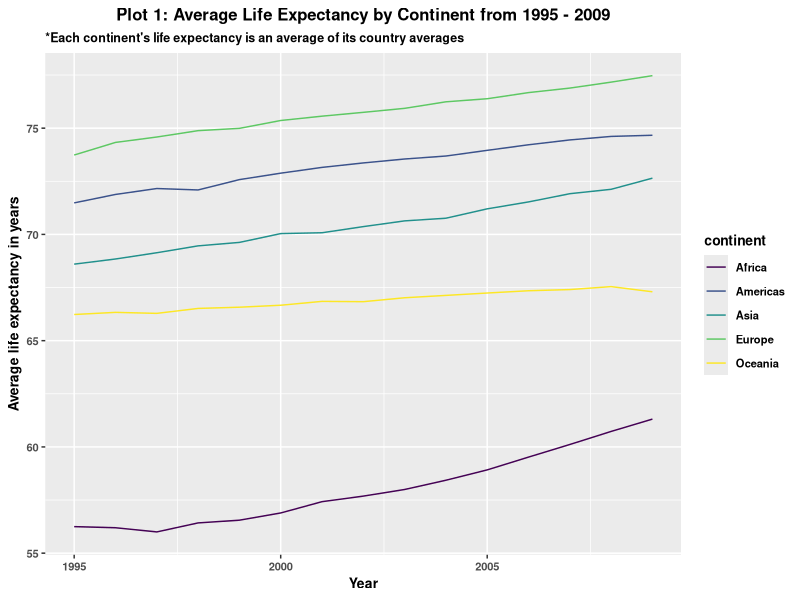
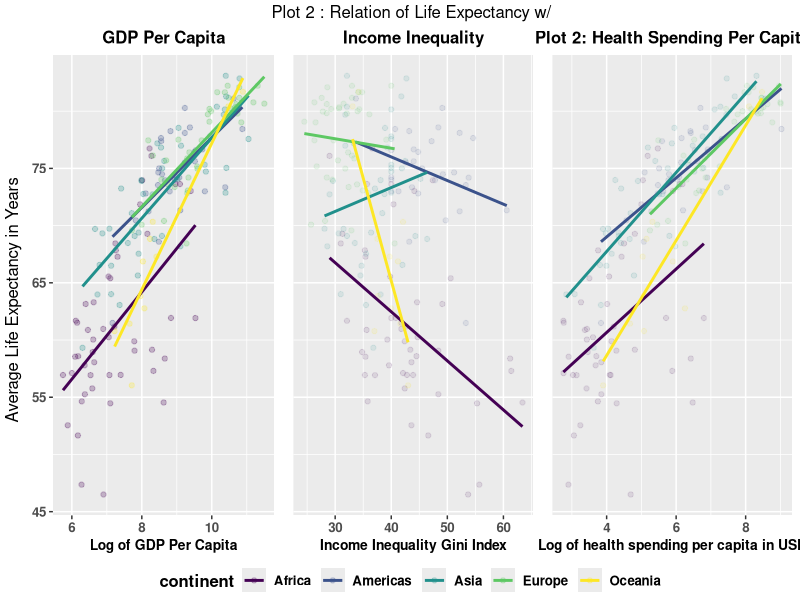
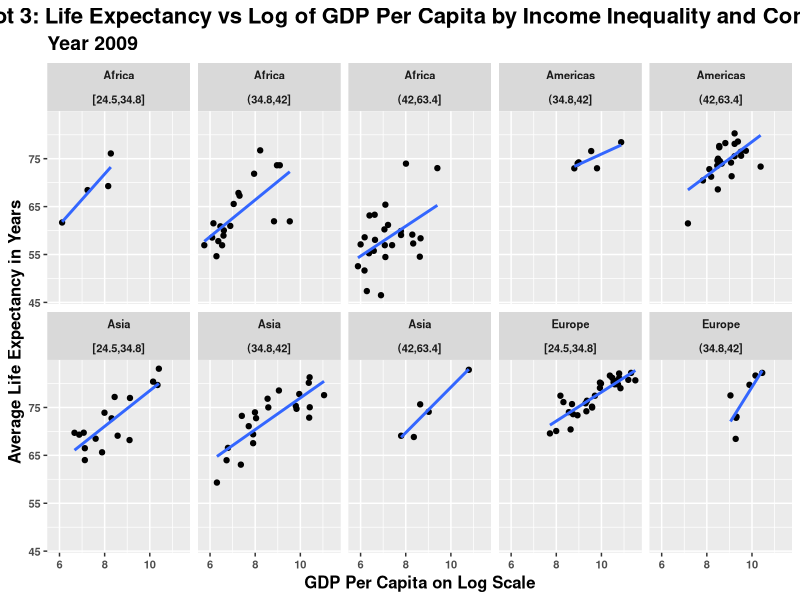
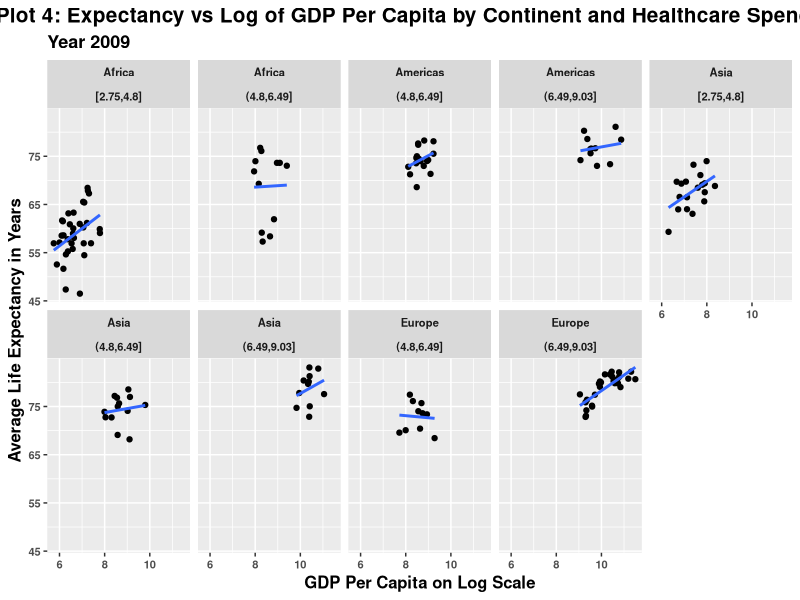
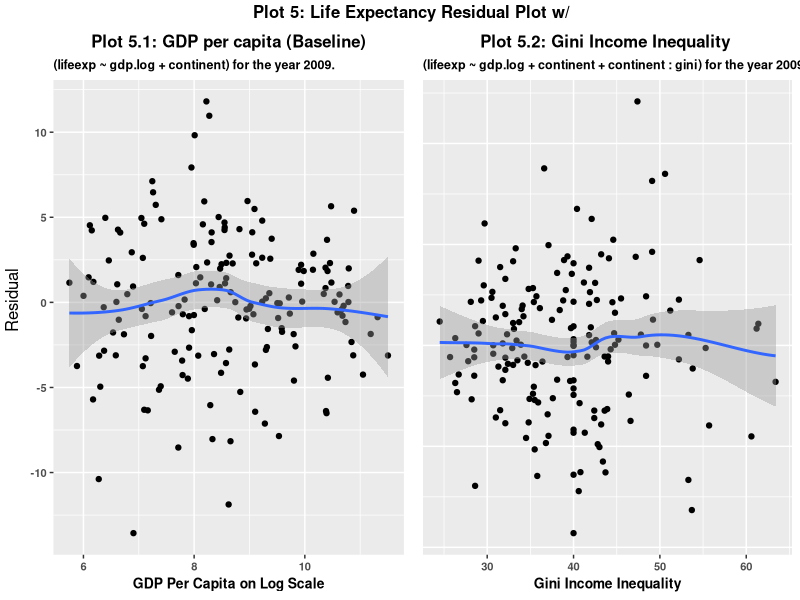
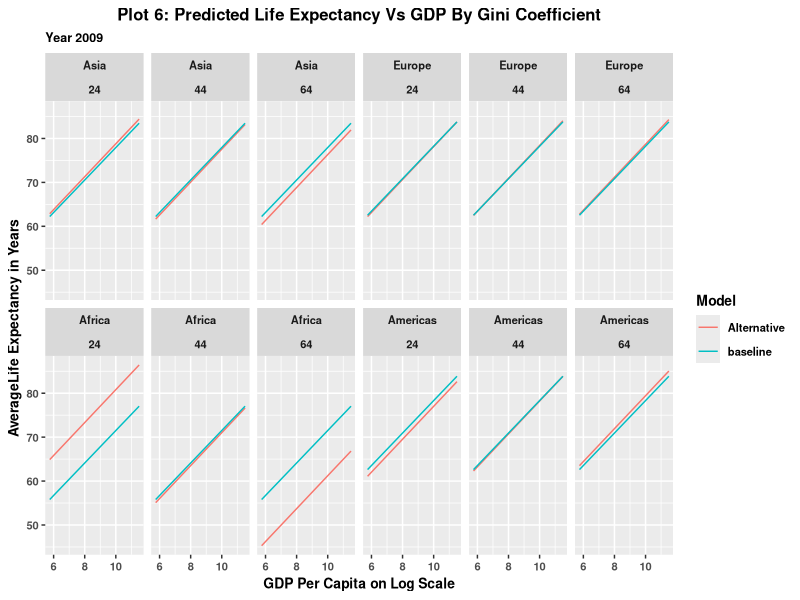
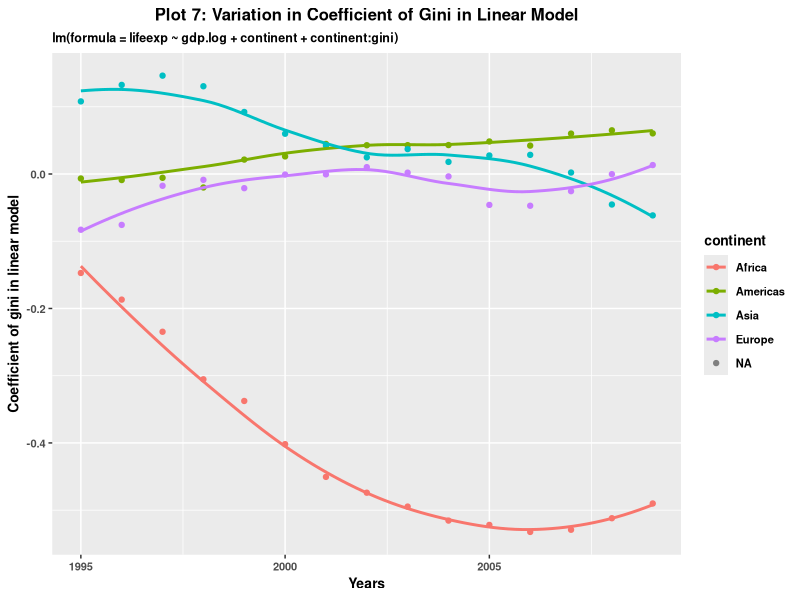
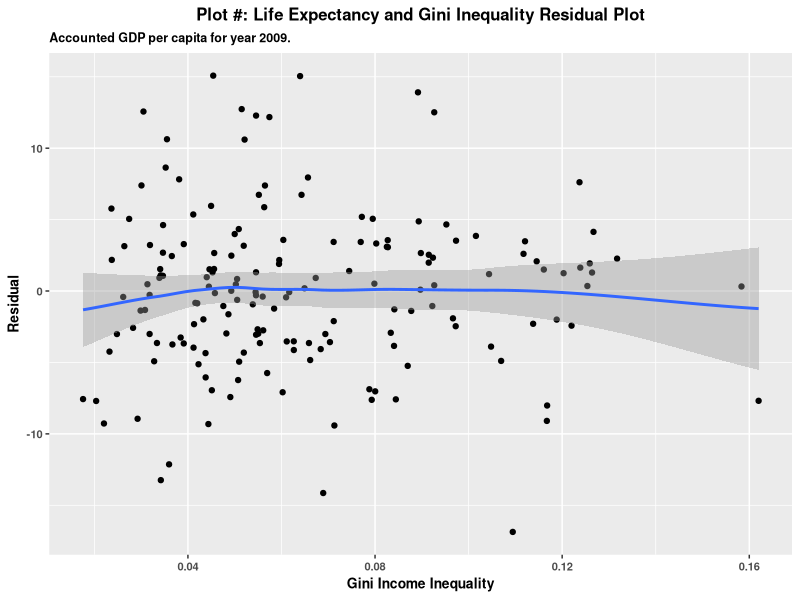

These figures' R source, in order:
## ---- chunk 1
knitr::opts_chunk$set(echo = TRUE)
library(tidyverse)
library(broom)
library(arm)
library(gridExtra)
library(grid)
library(ggpubr)
library(MASS)
cbPalette <- c("darkblue","blue", "deepskyblue3","cyan4","darkturquoise","cornflowerblue","blueviolet","mediumorchid","darkmagenta","deeppink1","darkgoldenrod2","lightsalmon","darkorange2", "chocolate4","black","cornsilk4","darkgrey","darkslategray4")
## ---- chunk 2
continents = read.csv('continents.txt', sep = ' ')

lifeexp = readxl::read_excel('GM-Life Expectancy- Dataset - v11.xlsx', sheet = 'data-for-countries-etc-by-year')

income = readxl::read_excel('_Gini Data - v3 - by Gapminder.xlsx', sheet = 'data-for-countries-etc-by-year')
income = income[,seq(1,4)]

HealthcareSpending <- readxl::read_excel('HealthcareSpending.xlsx')
names(HealthcareSpending)[1] = "name"
names(HealthcareSpending)[2:17] <- as.numeric(names(HealthcareSpending[2:17]), 1)
HealthcareSpending <- HealthcareSpending %>%
  pivot_longer(cols = c(2:17),
               names_to = "time",
               values_to = "spending")

GDPperCapita <- read.csv("gdp_percap.csv", header = TRUE)
names(GDPperCapita)[1] = "name"
names(GDPperCapita)[2:62] <- substring(names(GDPperCapita)[2:62], 2)

GDPperCapita <- GDPperCapita %>%
  pivot_longer(cols = c(2:62),
               names_to = "time",
               values_to = "gdp")
for (i in 1:length(GDPperCapita$gdp)) {
  if (GDPperCapita$gdp[i] == "") {
    GDPperCapita$gdp[i] = NA
  } else if (grepl("k", GDPperCapita$gdp[i])) {
    GDPperCapita$gdp[i] = as.numeric(substr(GDPperCapita$gdp[i], 1, nchar(GDPperCapita$gdp[i])-1)) * 1000
  } else {
    GDPperCapita$gdp[i] = as.numeric(GDPperCapita$gdp[i])
  }
}
GDPperCapita$gdp = as.numeric(GDPperCapita$gdp)
## ---- chunk 3
# Filter data for the period 1995 and 2009.
income = filter(income, time >= 1995 & time <= 2009)
lifeexp = filter(lifeexp, time >= 1995 & time <= 2009)
GDPperCapita = filter(GDPperCapita, time >= 1995 & time <= 2009)
HealthcareSpending = filter(HealthcareSpending, time >= 1995 & time <= 2009)
## ---- chunk 4
# remove any na values 
income = na.omit(income)
lifeexp = na.omit(lifeexp)
HealthcareSpending = na.omit(HealthcareSpending)
GDPperCapita = na.omit(GDPperCapita)
## ---- chunk 5
# merge all the data and create a master table.

gapminder = merge(income, lifeexp, by = c('name', 'time'), all = T)
gapminder = merge(gapminder, HealthcareSpending, by = c('name', 'time'), all = T)
gapminder = merge(gapminder, GDPperCapita, by = c('name', 'time'), all = T)
gapminder = merge(gapminder, continents, by = 'name', all.x = T) 
gapminder = gapminder %>% dplyr::select('continent', 'name', 'time', 'Gini', 'Life expectancy', 'spending', 'gdp')
names(gapminder) = c('continent', 'country', 'year', 'gini', 'lifeexp', 'spending', 'gdp')
gapminder$year = as.numeric(gapminder$year) 
gapminder = na.omit(gapminder)
gapminder$gdp.log = log(gapminder$gdp)
gapminder$spending.log = log(gapminder$spending)
## ---- chunk 6
# Aggregate data at continent level for each year.

gapminder.agg = gapminder %>% group_by(continent, year)  %>%  summarise(gini.agg = mean(gini, na.rm = T), lifeexp.agg = mean(lifeexp, na.rm = T), spending.agg = mean(spending, na.rm = T), gdp.agg = mean(gdp, na.rm = T))
## ---- chunk 7
gapminder.change = gapminder %>% 
  filter(year %in% c(1995, 2009))  %>% 
  arrange(country, year) %>%
  group_by(country) %>%
  mutate(gini.lag = lag(gini), 
         spending.log.lag = lag(spending.log),
         lifeexp.lag = lag(lifeexp),
         gdp.log.lag = lag(gdp.log)
         ) 

gapminder.change = na.omit(gapminder.change)

gapminder.change = gapminder.change %>%
  mutate(gini.change = round((gini-gini.lag)/gini.lag*100,2),
         lifeexp.change = round((lifeexp-lifeexp.lag)/lifeexp.lag*100,2),
         gdp.change = round((gdp.log-gdp.log.lag), 2),
         spending.change = round((spending.log-spending.log.lag), 2)
         )
## ---- chunk 8
ggplot(gapminder.agg, aes(x = year, y = lifeexp.agg, color = continent)) + 
  geom_line()  +
  theme(text = element_text(size = 10, face = "bold"), 
        legend.box.just = "center",
        plot.title = element_text(size = 12, face="bold", hjust = 0.5),
        plot.subtitle = element_text(size = 9),
        axis.title = element_text(size = 10, face="bold"),
        ) + 
  labs(
    title = "Plot 1: Average Life Expectancy by Continent from 1995 - 2009",
    subtitle = "*Each continent's life expectancy is an average of its country averages",
    x = "Year",
    y = "Average life expectancy in years") +
  scale_color_viridis_d()
## ---- chunk 9
# Filter out 2009 and 1995 data for separate analysis
gapminder.2009 = filter(gapminder, year == 2009)
gapminder.1995 = filter(gapminder, year == 1995)
## ---- chunk 10
gg1= ggplot(gapminder.2009, aes(x = gdp.log, y = lifeexp, color = continent)) + 
  geom_point(alpha = 0.25)  +
  geom_smooth(method = 'lm', se = F) + 
  theme(text = element_text(size = 12, face = 'bold'), 
        legend.box.just = "center",
        legend.position = "none",
        axis.title.y = element_blank(),
        plot.title = element_text(size = 12, hjust = 0.5, face = 'bold'),
        plot.subtitle = element_text(size = 9),
        axis.title = element_text(size = 10, face = 'bold'),
        ) + 
  labs(
    title = "GDP Per Capita",
    x = "Log of GDP Per Capita") +
  scale_color_viridis_d()

gg2 = ggplot(gapminder.2009, aes(x = gini, y = lifeexp, color = continent)) +
  geom_point(alpha = 0.1) +
  geom_smooth(method = 'lm', se = F) +
  theme(text = element_text(size = 12, face = 'bold'), 
        legend.box.just = "center",
        legend.position = "none",
        axis.title.y = element_blank(),
        axis.text.y = element_blank(),
        axis.ticks.y = element_blank(),
        plot.title = element_text(size = 12, hjust = 0.5, face = 'bold'),
        plot.subtitle = element_text(size = 9),
        axis.title = element_text(size = 10, face = 'bold'),
        ) + 
  labs(
    title = "Income Inequality",
    x = "Income Inequality Gini Index") +
  scale_color_viridis_d()

gg3 = ggplot(gapminder.2009, aes(x = spending.log, y = lifeexp, color = continent)) +
  geom_point(alpha = 0.1) +
  geom_smooth(method = 'lm', se = F) +
  theme(text = element_text(size = 12, face = 'bold'), 
        legend.box.just = "center",
        legend.position = "none",
        axis.title.y = element_blank(),
        axis.text.y = element_blank(),
        axis.ticks.y = element_blank(),
        plot.title = element_text(size = 12, hjust = 0.5, face = 'bold'),
        plot.subtitle = element_text(size = 9),
        axis.title = element_text(size = 10, face = 'bold'),
        ) + 
  labs(
    title = "Plot 2: Health Spending Per Capita",
    x = "Log of health spending per capita in USD") +
  scale_color_viridis_d()
## ---- chunk 11
# ggarrange(gg1,gg2, gg3, ncol = 3, left = "Average Life Expectancy in Years", top = textGrob('Plot 2 : Relation of Life Expectancy w/'), common.legend = TRUE, legend="bottom", font.label = list(size = 5, color = "black", face = "bold", family = NULL))

# grid.arrange(gg1,gg2,gg3, ncol = 3, left = "Average Life Expectancy in Years", top = textGrob(expression(bold('Plot 2 : Relation of Life Expectancy w/'))))

ggrid = ggarrange(gg1,gg2, gg3, ncol = 3, common.legend = TRUE, legend="bottom", font.label = list(size = 5, color = "black", face = "bold", family = NULL))
annotate_figure(ggrid, left = "Average Life Expectancy in Years", top = textGrob('Plot 2 : Relation of Life Expectancy w/'))
## ---- chunk 12
ggplot(data = filter(gapminder.2009, (continent != "Oceania") & !(continent == "Americas" & gini <= 34.7)), mapping = aes(x = gdp.log, y = lifeexp)) +
  geom_point() +
  geom_smooth(se = FALSE, method = 'lm') +
  facet_wrap(~ continent+cut_number(gini, 3), ncol = 5) + scale_color_viridis_d() + 
  theme(text = element_text(size = 10, face = "bold"), 
        legend.box.just = "center",
        plot.title = element_text(size = 16, face="bold", hjust = 0.5),
        plot.subtitle = element_text(size = 14),
        axis.title = element_text(size = 12, face="bold"),
        ) + 
  labs(
    title = "Plot 3: Life Expectancy vs Log of GDP Per Capita by Income Inequality and Continent",
    subtitle = "Year 2009",
    x = "GDP Per Capita on Log Scale",
    y = "Average Life Expectancy in Years") 
## ---- chunk 13
ggplot(data = filter(gapminder.2009, (continent != "Oceania") & !(continent == "Americas" & spending.log <= 4.81) & !(continent == "Africa" & spending.log > 6.44)), 
       mapping = aes(x = gdp.log, y = lifeexp)) +
  geom_point() +
  geom_smooth(se = FALSE, method = 'lm') +
  facet_wrap(~ continent+cut_number(spending.log, 3), ncol = 5) + 
  scale_color_viridis_c() +
  theme(text = element_text(size = 10, face = "bold"), 
        legend.box.just = "center",
        plot.title = element_text(size = 15, face="bold", hjust = 0.5),
        plot.subtitle = element_text(size = 13),
        axis.title = element_text(size = 12, face="bold"),
        ) + 
  labs(
    title = "Plot 4: Expectancy vs Log of GDP Per Capita by Continent and Healthcare Spending",
    subtitle = "Year 2009",
    x = "GDP Per Capita on Log Scale",
    y = "Average Life Expectancy in Years") 
## ---- chunk 14
# Baseline model
baseline.model = lm(lifeexp ~ gdp.log + continent, data = gapminder.2009)
baseline.model.df = augment(baseline.model)
baseline.model.df$.resid = residuals(baseline.model)
gg4 = ggplot(baseline.model.df, aes(x = gdp.log, y = .resid))+
  geom_point()+
  geom_smooth()+ 
  theme(text = element_text(size = 10, face = "bold"), 
        axis.title.y = element_blank(),
        legend.box.just = "center",
        plot.title = element_text(size = 12, face="bold", hjust = 0.5),
        plot.subtitle = element_text(size = 9),
        axis.title = element_text(size = 10, face="bold"),
        ) + 
  labs(
    title = "Plot 5.1: GDP per capita (Baseline)",
    subtitle = "(lifeexp ~ gdp.log + continent) for the year 2009.",
    x = "GDP Per Capita on Log Scale",
    y = "Residual") 
#AIC(baseline.model)
## ---- chunk 15
# Main Model
model.test = lm(lifeexp ~ gdp.log + continent + continent : gini, data = gapminder.2009)
model.test.df = augment(model.test)
model.test.df$.resid = residuals(model.test)
gg5 = ggplot(model.test.df, aes(x = gini, y = .resid)) + 
  geom_point()+ 
  geom_smooth(method = "loess", method.args = list(degree = 1)) + 
  theme(text = element_text(size = 10, face = "bold"),
        axis.title.y = element_blank(),
        axis.ticks.y = element_blank(),
        axis.text.y = element_blank(),
        legend.box.just = "center",
        plot.title = element_text(size = 12, face="bold", hjust = 0.5),
        plot.subtitle = element_text(size = 9),
        axis.title = element_text(size = 10, face="bold"),
        ) + 
  labs(
    title = "Plot 5.2: Gini Income Inequality ",
    subtitle = "(lifeexp ~ gdp.log + continent + continent : gini) for the year 2009",
    x = "Gini Income Inequality",
    y = "Residual") 
## ---- chunk 16
# ggarrange(gg1,gg2, gg3, ncol = 3, left = "Average Life Expectancy in Years", top = textGrob('Plot 2 : Relation of Life Expectancy w/'), common.legend = TRUE, legend="bottom", font.label = list(size = 5, color = "black", face = "bold", family = NULL))

grid.arrange(gg4,gg5, ncol = 2, left = 'Residual' , top = textGrob(expression(bold('Plot 5: Life Expectancy Residual Plot w/'))))
## ---- chunk 17
display(model.test)
## ---- chunk 18
# Prediction matrix
predictionMatrix = expand.grid(gdp.log = seq(5.75, 11.5, 0.05), 
                                gini = seq(24, 64, 20), 
                                continent = c(unique(gapminder.2009$continent)))

baseline.preds = predict(baseline.model, newdata = predictionMatrix, type = "response")

model.test.pred = predict(model.test, newdata = predictionMatrix, type = "response")

model.test.pred.df = data.frame(predictionMatrix, baseline = baseline.preds, Alternative = model.test.pred)

model.test.pred.df.plot <- pivot_longer(model.test.pred.df, 
                        cols = c(baseline, Alternative),
                        names_to = "Model",
                        values_to = "PredictedLifeExpectancy"
                        )
## ---- chunk 19
ggplot(data = filter(model.test.pred.df.plot, continent!= "Oceania"), mapping = aes(x = gdp.log, y = PredictedLifeExpectancy, color = Model)) +
  geom_line()+
  facet_wrap(~ continent + gini, ncol = 6) + 
  # scale_color_viridis_d() +
  theme(text = element_text(size = 10, face = "bold"), 
        legend.box.just = "center",
        plot.title = element_text(size = 12, face="bold", hjust = 0.5),
        plot.subtitle = element_text(size = 9),
        axis.title = element_text(size = 10, face="bold"),
        ) + 
  labs(
    title = "Plot 6: Predicted Life Expectancy Vs GDP By Gini Coefficient",
    subtitle = "Year 2009",
    x = "GDP Per Capita on Log Scale",
    y = "AverageLife Expectancy in Years") 
## ---- chunk 20
gini.model.subset = function(my.year, data){
  newdata = filter(data, year == my.year)
  newdata = filter(newdata)
  model = lm(lifeexp ~ gdp.log + continent + continent : gini, data = newdata)
  output = data.frame(year = my.year, gini.coef = summary(model)$coef[7:10,1], gini.se = summary(model)$coef[7:10,2])
  output$continent = sub(":gini", "", sub('continent', "", rownames(output), perl = T), perl = T)
  return(output)
}
## ---- chunk 21
years = seq(1995, 2009)
n = length(years)
gini.by.year = data.frame(year = NA, gini.coef = NA, gini.se = NA, continent = NA)

for (i in seq(1,n)){
  my.year = years[i]
  gini.by.year = rbind(gini.by.year, gini.model.subset(my.year = my.year, data = gapminder))}
## ---- chunk 22
# View(gini.by.year)
## ---- chunk 23
ggplot(gini.by.year, aes(x = year, y = gini.coef, color = continent)) + 
  geom_point() + 
  geom_smooth(method = "loess", method.args = list(family = "symmetric"), se = FALSE) +
  theme(text = element_text(size = 10, face = "bold"), 
        legend.box.just = "center",
        plot.title = element_text(size = 12, face="bold", hjust = 0.5),
        plot.subtitle = element_text(size = 9),
        axis.title = element_text(size = 10, face="bold"),
        ) + 
  labs(
    title = "Plot 7: Variation in Coefficient of Gini in Linear Model",
    subtitle = "lm(formula = lifeexp ~ gdp.log + continent + continent:gini)",
    x = "Years",
    y = "Coefficient of gini in linear model") + 
  scale_fill_viridis_d()
## ---- chunk 24
gapminder.2009$perc_spending = gapminder.2009$spending/gapminder.2009$gdp

model.test.perc = lm(lifeexp ~ perc_spending + continent, data = gapminder.2009)
model.test.perc.df = augment(model.test.perc)
model.test.perc.df$.resid = residuals(model.test.perc)
ggplot(model.test.perc.df, aes(x = perc_spending, y = .resid)) + 
  geom_point()+ 
  geom_smooth(method = "loess", method.args = list(degree = 1)) + 
  theme(text = element_text(size = 10, face = "bold"), 
        legend.box.just = "center",
        plot.title = element_text(size = 12, face="bold", hjust = 0.5),
        plot.subtitle = element_text(size = 9),
        axis.title = element_text(size = 10, face="bold"),
        ) + 
  labs(
    title = "Plot #: Life Expectancy and Gini Inequality Residual Plot",
    subtitle = "Accounted GDP per capita for year 2009.",
    x = "Gini Income Inequality",
    y = "Residual")

#lm(life ~ perc_spending + continent)
AIC(model.test.perc)
summary(model.test.perc)
## ---- chunk 25
gg6= ggplot(gapminder.1995, aes(x = gdp.log, y = lifeexp, color = continent)) + 
  geom_point(alpha = 0.25)  +
  geom_smooth(method = 'lm', se = F) + 
  theme(text = element_text(size = 12, face = 'bold'), 
        legend.box.just = "center",
        legend.position = "none",
        axis.title.y = element_blank(),
        plot.title = element_text(size = 12, hjust = 0.5, face = 'bold'),
        plot.subtitle = element_text(size = 9),
        axis.title = element_text(size = 10, face = 'bold'),
        ) + 
  labs(
    title = "GDP Per Capita",
    x = "Log of GDP Per Capita") +
  scale_color_viridis_d()

gg7 = ggplot(gapminder.1995, aes(x = gini, y = lifeexp, color = continent)) +
  geom_point(alpha = 0.1) +
  geom_smooth(method = 'lm', se = F) +
  theme(text = element_text(size = 12, face = 'bold'), 
        legend.box.just = "center",
        legend.position = "none",
        axis.title.y = element_blank(),
        axis.text.y = element_blank(),
        axis.ticks.y = element_blank(),
        plot.title = element_text(size = 12, hjust = 0.5, face = 'bold'),
        plot.subtitle = element_text(size = 9),
        axis.title = element_text(size = 10, face = 'bold'),
        ) + 
  labs(
    title = "Income Inequality",
    x = "Income Inequality Gini Index") +
  scale_color_viridis_d()

gg8 = ggplot(gapminder.1995, aes(x = spending.log, y = lifeexp, color = continent)) +
  geom_point(alpha = 0.1) +
  geom_smooth(method = 'lm', se = F) +
  theme(text = element_text(size = 12, face = 'bold'), 
        legend.box.just = "center",
        legend.position = "none",
        axis.title.y = element_blank(),
        axis.text.y = element_blank(),
        axis.ticks.y = element_blank(),
        plot.title = element_text(size = 12, hjust = 0.5, face = 'bold'),
        plot.subtitle = element_text(size = 9),
        axis.title = element_text(size = 10, face = 'bold'),
        ) + 
  labs(
    title = "Plot A1: Health Spending Per Capita",
    x = "Log of health spending per capita in USD") +
  scale_color_viridis_d()
## ---- chunk 26
# ggarrange(gg1,gg2, gg3, ncol = 3, left = "Average Life Expectancy in Years", top = textGrob('Plot 2 : Relation of Life Expectancy w/'), common.legend = TRUE, legend="bottom", font.label = list(size = 5, color = "black", face = "bold", family = NULL))

# grid.arrange(gg1,gg2,gg3, ncol = 3, left = "Average Life Expectancy in Years", top = textGrob(expression(bold('Plot 2 : Relation of Life Expectancy w/'))))

ggrid.1995 = ggarrange(gg6,gg7, gg8, ncol = 3, common.legend = TRUE, legend="bottom", font.label = list(size = 5, color = "black", face = "bold", family = NULL))
annotate_figure(ggrid.1995, left = "Average Life Expectancy in Years", top = textGrob('Plot A1 : Relation of Life Expectancy w/'))
## ---- chunk 27
ggplot(data = filter(gapminder.1995, (continent != "Oceania") & !(continent == "Americas" & gini <= 34.7)), mapping = aes(x = gdp.log, y = lifeexp)) +
  geom_point() +
  geom_smooth(se = FALSE, method = 'lm') +
  facet_wrap(~ continent+cut_number(gini, 3), ncol = 5) + scale_color_viridis_d() + 
  theme(text = element_text(size = 10, face = "bold"), 
        legend.box.just = "center",
        plot.title = element_text(size = 16, face="bold", hjust = 0.5),
        plot.subtitle = element_text(size = 14),
        axis.title = element_text(size = 12, face="bold"),
        ) + 
  labs(
    title = "Plot A2: Relationship b/w Life Expectancy and Log of GDP Per Capita by Income Inequality",
    subtitle = "Year 1995",
    x = "GDP Per Capita on Log Scale",
    y = "Average Life Expectancy in Years") 
## ---- chunk 28
ggplot(data = filter(gapminder.1995, (continent != "Oceania") & !(continent == "Americas" & spending.log <= 4.81) & !(continent == "Africa" & spending.log > 6.44)), 
       mapping = aes(x = gdp.log, y = lifeexp)) +
  geom_point() +
  geom_smooth(se = FALSE, method = 'lm') +
  facet_wrap(~ continent+cut_number(spending.log, 3), ncol = 5) + 
  scale_color_viridis_c() +
  theme(text = element_text(size = 10, face = "bold"), 
        legend.box.just = "center",
        plot.title = element_text(size = 15, face="bold", hjust = 0.5),
        plot.subtitle = element_text(size = 13),
        axis.title = element_text(size = 12, face="bold"),
        ) + 
  labs(
    title = "Plot A3: Relationship b/w Life Expectancy and Log of GDP Per Capita by Healthcare Spending",
    subtitle = "Year 1995",
    x = "GDP Per Capita on Log Scale",
    y = "Average Life Expectancy in Years") 
## ---- chunk 29
# Baseline model
baseline.model.1995 = lm(lifeexp ~ gdp.log + continent, data = gapminder.1995)
baseline.model.df.1995 = augment(baseline.model.1995)
baseline.model.df.1995$.resid = residuals(baseline.model.1995)
gg9 = ggplot(baseline.model.df.1995, aes(x = gdp.log, y = .resid))+
  geom_point()+
  geom_smooth()+ 
  theme(text = element_text(size = 10, face = "bold"), 
        axis.title.y = element_blank(),
        legend.box.just = "center",
        plot.title = element_text(size = 12, face="bold", hjust = 0.5),
        plot.subtitle = element_text(size = 9),
        axis.title = element_text(size = 10, face="bold"),
        ) + 
  labs(
    title = "Plot A4.1: GDP per capita (Baseline)",
    subtitle = "(lifeexp ~ gdp.log + continent) for the year 1995",
    x = "GDP Per Capita on Log Scale",
    y = "Residual") 
#AIC(baseline.model)
## ---- chunk 30
# Main Model
model.test.1995 = lm(lifeexp ~ gdp.log + continent + continent : gini, data = gapminder.1995)
model.test.df.1995 = augment(model.test.1995)
model.test.df.1995$.resid = residuals(model.test.1995)
gg10 = ggplot(model.test.df.1995, aes(x = gini, y = .resid)) + 
  geom_point()+ 
  geom_smooth(method = "loess", method.args = list(degree = 1)) + 
  theme(text = element_text(size = 10, face = "bold"),
        axis.title.y = element_blank(),
        axis.ticks.y = element_blank(),
        axis.text.y = element_blank(),
        legend.box.just = "center",
        plot.title = element_text(size = 12, face="bold", hjust = 0.5),
        plot.subtitle = element_text(size = 9),
        axis.title = element_text(size = 10, face="bold"),
        ) + 
  labs(
    title = "Plot A4.2: Gini Income Inequality ",
    subtitle = "(lifeexp ~ gdp.log + continent + continent : gini) for the year 1995",
    x = "Gini Income Inequality",
    y = "Residual") 
## ---- chunk 31
# ggarrange(gg1,gg2, gg3, ncol = 3, left = "Average Life Expectancy in Years", top = textGrob('Plot 2 : Relation of Life Expectancy w/'), common.legend = TRUE, legend="bottom", font.label = list(size = 5, color = "black", face = "bold", family = NULL))

grid.arrange(gg9,gg10, ncol = 2, left = 'Residual' , top = textGrob(expression(bold('Plot A4: Life Expectancy Residual Plot w/'))))
## ---- chunk 32
display(model.test.1995)
## ---- chunk 33
# Prediction matrix
predictionMatrix.1995 = expand.grid(gdp.log = seq(5.75, 11.5, 0.05), 
                                gini = seq(24, 64, 20), 
                                continent = c(unique(gapminder.1995$continent)))

baseline.preds.1995 = predict(baseline.model.1995, newdata = predictionMatrix.1995, type = "response")

model.test.pred.1995 = predict(model.test.1995, newdata = predictionMatrix.1995, type = "response")

model.test.pred.df.1995 = data.frame(predictionMatrix.1995, baseline = baseline.preds.1995, AddGini = model.test.pred.1995)

model.test.pred.df.plot.1995 <- pivot_longer(model.test.pred.df.1995, 
                        cols = c(baseline, AddGini),
                        names_to = "Model",
                        values_to = "PredictedLifeExpectancy"
                        )
## ---- chunk 34
ggplot(data = filter(model.test.pred.df.plot.1995, continent!= "Oceania"), mapping = aes(x = gdp.log, y = PredictedLifeExpectancy, color = Model)) +
  geom_line()+
  facet_wrap(~ continent + gini, ncol = 6) + 
  # scale_color_viridis_d() +
  theme(text = element_text(size = 10, face = "bold"), 
        legend.box.just = "center",
        plot.title = element_text(size = 12, face="bold", hjust = 0.5),
        plot.subtitle = element_text(size = 9),
        axis.title = element_text(size = 10, face="bold"),
        ) + 
  labs(
    title = "Plot A5: Predicted Life Expectancy Vs GDP By Gini",
    subtitle = "Year 1995",
    x = "GDP Per Capita on Log Scale",
    y = "AverageLife Expectancy in Years") 
